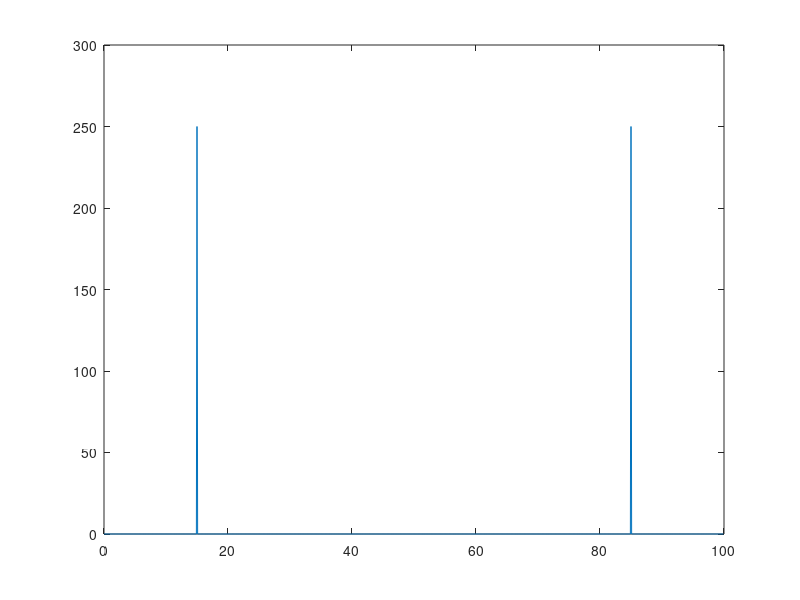
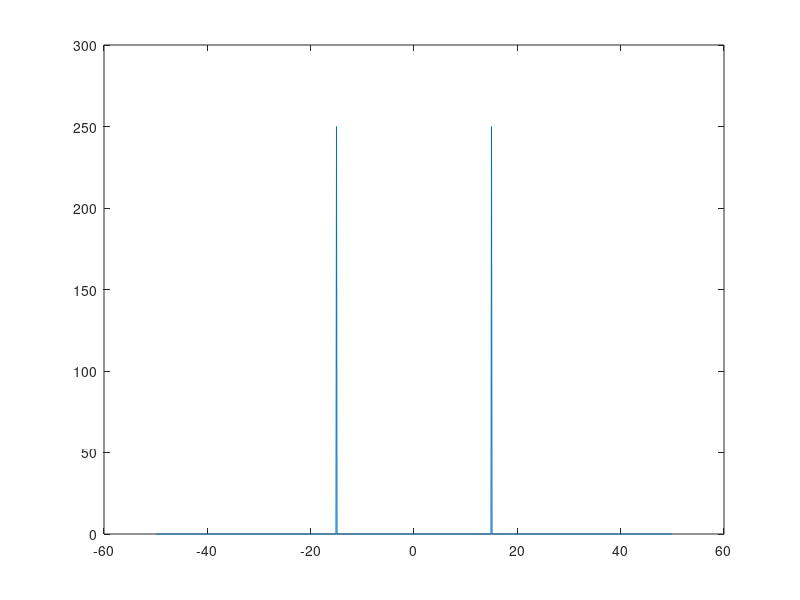

Source code (MATLAB) for these figures, in order:
close all
clear all
% code for understanding for matlab uses fft
fs = 100;               % sampling frequency
t = 0:(1/fs):(10-1/fs); % time vector
S = cos(2*pi*15*t);
n = length(S);
X = fft(S);
f = (0:n-1)*(fs/n);     %frequency range
power = abs(X).^2/n;    %power
plot(f,power)

Y = fftshift(X);
fshift = (-n/2:n/2-1)*(fs/n); % zero-centered frequency range
powershift = abs(Y).^2/n;     % zero-centered power
figure;
plot(fshift,powershift)